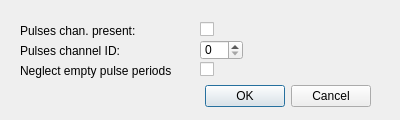
<?xml version="1.0" encoding="UTF-8"?>
<ui version="4.0">
 <class>qutau_fileimport_dialog</class>
 <widget class="QDialog" name="qutau_fileimport_dialog">
  <property name="geometry">
   <rect>
    <x>0</x>
    <y>0</y>
    <width>400</width>
    <height>120</height>
   </rect>
  </property>
  <property name="windowTitle">
   <string>Import a QuTau file</string>
  </property>
  <widget class="QDialogButtonBox" name="buttonBox">
   <property name="geometry">
    <rect>
     <x>30</x>
     <y>80</y>
     <width>341</width>
     <height>32</height>
    </rect>
   </property>
   <property name="orientation">
    <enum>Qt::Horizontal</enum>
   </property>
   <property name="standardButtons">
    <set>QDialogButtonBox::Cancel|QDialogButtonBox::Ok</set>
   </property>
  </widget>
  <widget class="QLabel" name="lbl_pulse_channum">
   <property name="geometry">
    <rect>
     <x>20</x>
     <y>40</y>
     <width>101</width>
     <height>21</height>
    </rect>
   </property>
   <property name="text">
    <string>Pulses channel ID:</string>
   </property>
  </widget>
  <widget class="QSpinBox" name="cnt_pulses_chan_ID">
   <property name="geometry">
    <rect>
     <x>200</x>
     <y>40</y>
     <width>43</width>
     <height>20</height>
    </rect>
   </property>
  </widget>
  <widget class="QCheckBox" name="chk_have_pulses">
   <property name="geometry">
    <rect>
     <x>200</x>
     <y>20</y>
     <width>31</width>
     <height>19</height>
    </rect>
   </property>
   <property name="text">
    <string/>
   </property>
  </widget>
  <widget class="QLabel" name="lbl_have_pulses">
   <property name="geometry">
    <rect>
     <x>20</x>
     <y>20</y>
     <width>121</width>
     <height>21</height>
    </rect>
   </property>
   <property name="text">
    <string>Pulses chan. present:</string>
   </property>
  </widget>
  <widget class="QLabel" name="lbl_neglect">
   <property name="geometry">
    <rect>
     <x>20</x>
     <y>60</y>
     <width>151</width>
     <height>21</height>
    </rect>
   </property>
   <property name="text">
    <string>Neglect empty pulse periods:</string>
   </property>
  </widget>
  <widget class="QCheckBox" name="chk_neglect">
   <property name="geometry">
    <rect>
     <x>200</x>
     <y>60</y>
     <width>31</width>
     <height>19</height>
    </rect>
   </property>
   <property name="text">
    <string/>
   </property>
  </widget>
 </widget>
 <resources/>
 <connections>
  <connection>
   <sender>buttonBox</sender>
   <signal>accepted()</signal>
   <receiver>qutau_fileimport_dialog</receiver>
   <slot>accept()</slot>
   <hints>
    <hint type="sourcelabel">
     <x>248</x>
     <y>254</y>
    </hint>
    <hint type="destinationlabel">
     <x>157</x>
     <y>274</y>
    </hint>
   </hints>
  </connection>
  <connection>
   <sender>buttonBox</sender>
   <signal>rejected()</signal>
   <receiver>qutau_fileimport_dialog</receiver>
   <slot>reject()</slot>
   <hints>
    <hint type="sourcelabel">
     <x>316</x>
     <y>260</y>
    </hint>
    <hint type="destinationlabel">
     <x>286</x>
     <y>274</y>
    </hint>
   </hints>
  </connection>
 </connections>
</ui>
